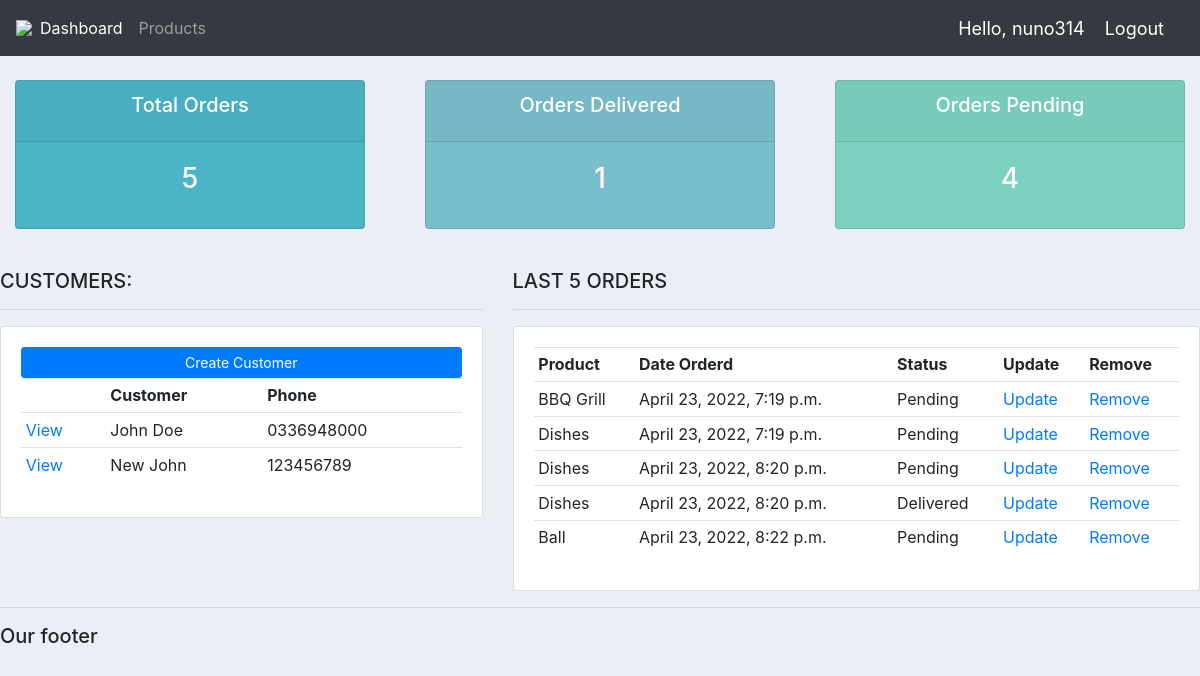
The app's page / (signed in) with its own data.
### accounts/models.py (models this page shows, shortened)
class Customer(models.Model):
    name = models.CharField(max_length=200)
    phone = models.CharField(max_length=200)
    email = models.CharField(max_length=200)
    date_created = models.DateTimeField(auto_now_add=True, null=True)

class Order(models.Model):
    STATUS = (
        ('Pending', 'Pending'),
        ('Out for delivery', 'Out for delivery'),
        ('Delivered','Delivered'),
    )
    customer = models.ForeignKey(Customer, null=True, on_delete=models.SET_NULL)
    product = models.ForeignKey(Product, null=True, on_delete=models.SET_NULL)
    date_created = models.DateTimeField(auto_now_add=True, null=True)
    status = models.CharField(max_length=200, null=True, choices=STATUS)
    note = models.CharField(max_length=1000, null=True)

class Product(models.Model):
    CATEGORY = (
        ('Indoor', 'Indoor'),
        ('Out Door','Out Door'),
    )
    name = models.CharField(max_length=200)
    price = models.FloatField(null=True)
    category = models.CharField(max_length=200, choices=CATEGORY)
    description = models.CharField(max_length=200, blank=True)
    date_created = models.DateTimeField(auto_now_add=True, null=True)
    tags = models.ManyToManyField(Tag)
    def __str__(self):
        return self.name

### accounts/decorators.py (the view)
	def wrapper_function(request, *args, **kwargs):
		group = None
		if request.user.groups.exists():
			group = request.user.groups.all()[0].name
		if group == 'customer':
			return redirect('user-page')
		if group == 'admin':
			return view_func(request, *args, **kwargs)

### accounts/views.py (called while the page is built)
@login_required(login_url='login')
@admin_only
def home(request):
	orders = Order.objects.all()
	customers = Customer.objects.all()
	total_customers = customers.count()
	total_orders = orders.count()
	delivered = orders.filter(status='Delivered').count()
	pending = orders.filter(status='Pending').count()
	context = {'orders':orders, 'customers':customers,
	'total_orders':total_orders,'delivered':delivered,
	'pending':pending }
	return render(request, 'accounts/dashboard.html', context)

### accounts/templates/accounts/dashboard.html
{%  extends 'accounts/main.html' %}
{% block content %}
{%  include 'accounts/status.html' %}
<br>
<div class="row">
	<div class="col-md-5">
		<h5>CUSTOMERS:</h5>
		<hr>
		<div class="card card-body">
			<a class="btn btn-primary  btn-sm btn-block" href="">Create Customer</a>
			<table class="table table-sm">
				<tr>
					<th></th>
					<th>Customer</th>
					<th>Phone</th>
				</tr>
				{% for customer in customers %}
				<tr>
					<td><a href="{% url 'customer' customer.id%}">View</a></td>
					<td>{{customer.name}}</td>
					<td>{{customer.phone}}</td>
				</tr>
				{% endfor %}
			</table>
		</div>
	</div>
	<div class="col-md-7">
		<h5>LAST 5 ORDERS</h5>
		<hr>
		<div class="card card-body">
			<table class="table table-sm">
				<tr>
					<th>Product</th>
					<th>Date Orderd</th>
					<th>Status</th>
					<th>Update</th>
					<th>Remove</th>
				</tr>
				{% for order in orders %}
				<tr>
					<td>{{order.product}}</td>
					<td>{{order.date_created}}</td>
					<td>{{order.status}}</td>
					<td><a href="{% url 'update_order' order.id %}">Update</a></td>
					<td><a href="{% url 'delete_order' order.id %}">Remove</a></td>
				</tr>
				{% endfor %}
			</table>
		</div>
	</div>
</div>
{% endblock %}

### accounts/templates/accounts/main.html (shortened to what this page needs)
{% load static %}
<!DOCTYPE html>
<head>
    <link rel="stylesheet" href="https://cdn.jsdelivr.net/npm/bootstrap@4.3.1/dist/css/bootstrap.min.css">
	<link rel="stylesheet" type="text/css" href="{% static '/css/main.css' %}">
</head>
<body>
    {% include 'accounts/navbar.html' %}
    {% block content %}
    {% endblock %}
    <hr>
    <h5>Our footer</h5>
</body>
</html>

### accounts/templates/accounts/navbar.html (shortened to what this page needs)
{% load static %}
<nav class="navbar navbar-expand-lg navbar-dark bg-dark">
  <img src="{% static 'images/logo.png' %}">
    <div class="collapse navbar-collapse" id="navbarNav">
      <ul class="navbar-nav">
        <li class="nav-item active">
          <a class="nav-link" href="{% url 'home' %}">Dashboard </a>
        </li>
        <li class="nav-item">
          <a class="nav-link" href="{% url 'products' %}">Products</a>
        </li>
      </ul>
    </div>
    <span class="hello-msg">Hello, {{request.user}}</span>
    <span ><a  class="hello-msg" href="{% url 'logout' %}">Logout</a></span>
  </nav>

### accounts/templates/accounts/status.html
<br>
<div class="row">
	<div class="col">
		<div class="col-md">
			<div class="card text-center text-white  mb-3" id="total-orders">
			  	<div class="card-header">
			  		<h5 class="card-title">Total Orders</h5>
			  	</div>
			  	<div class="card-body">
			    	<h3 class="card-title">{{total_orders}}</h3>
			  	</div>
			</div>
		</div>
	</div>
	<div class="col">
		<div class="col-md">
			<div class="card text-center text-white  mb-3" id="orders-delivered">
			  	<div class="card-header">
			  		<h5 class="card-title">Orders Delivered</h5>
			  	</div>
			  	<div class="card-body">
			    	<h3 class="card-title">{{delivered}}</h3>
			  	</div>
			</div>
		</div>
	</div>
	<div class="col">
		<div class="col-md">
			<div class="card text-center text-white  mb-3" id="orders-pending">
			  	<div class="card-header">
			  		<h5 class="card-title">Orders Pending</h5>
			  	</div>
			  	<div class="card-body">
			    	<h3 class="card-title">{{pending}}</h3>
			  	</div>
			</div>
		</div>
	</div>
</div>

### static/css/main.css (style rules this page uses)
body { background-color: #ebeff5; }
#total-orders { background-color: #4cb4c7; }
#orders-delivered { background-color: #7abecc; }
#orders-pending { background-color: #7CD1C0; }

### accounts/templates/accounts/navbar.html (style rules this page uses)
.hello-msg { font-size: 18px; color: #fff; margin-right: 20px; }

### records on screen
Customer: name "John Doe", phone "0336948000"
Customer: name "New John", phone "123456789"
Order: product "BBQ Grill", date_created "April 23, 2022, 7:19 p.m.", status "Pending"
Order: product "Dishes", date_created "April 23, 2022, 7:19 p.m.", status "Pending"
Order: product "Dishes", date_created "April 23, 2022, 8:20 p.m.", status "Pending"
Order: product "Dishes", date_created "April 23, 2022, 8:20 p.m.", status "Delivered"
Order: product "Ball", date_created "April 23, 2022, 8:22 p.m.", status "Pending"

### other values on screen
{{ request.user }} "nuno314"
{{ total_orders }} "5"
{{ delivered }} "1"
{{ pending }} "4"
